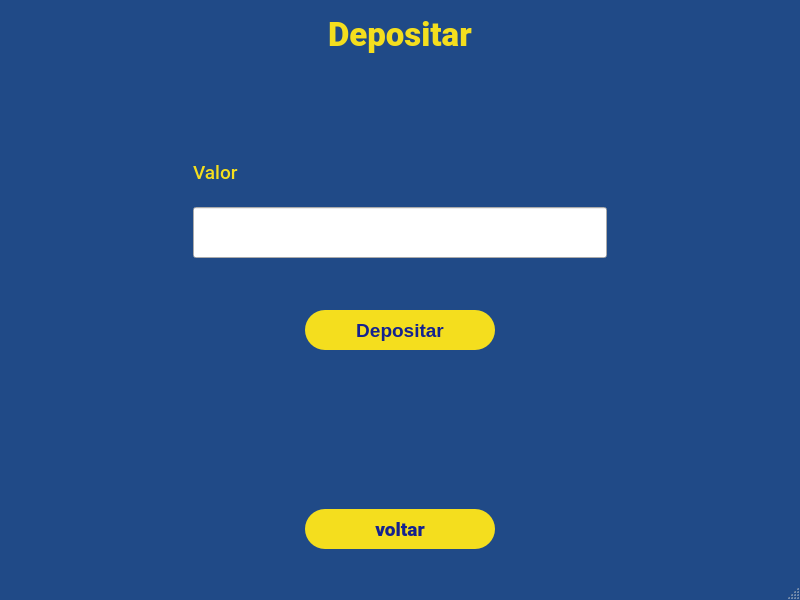
<?xml version="1.0" encoding="UTF-8"?>
<ui version="4.0">
 <class>MainWindow</class>
 <widget class="QMainWindow" name="MainWindow">
  <property name="geometry">
   <rect>
    <x>0</x>
    <y>0</y>
    <width>800</width>
    <height>600</height>
   </rect>
  </property>
  <property name="sizePolicy">
   <sizepolicy hsizetype="Maximum" vsizetype="Maximum">
    <horstretch>0</horstretch>
    <verstretch>0</verstretch>
   </sizepolicy>
  </property>
  <property name="minimumSize">
   <size>
    <width>800</width>
    <height>600</height>
   </size>
  </property>
  <property name="maximumSize">
   <size>
    <width>800</width>
    <height>600</height>
   </size>
  </property>
  <property name="font">
   <font>
    <pointsize>13</pointsize>
   </font>
  </property>
  <property name="windowTitle">
   <string>MainWindow</string>
  </property>
  <property name="styleSheet">
   <string notr="true">#MainWindow{
	background-color: rgb(32, 74, 135);
}</string>
  </property>
  <widget class="QWidget" name="centralwidget">
   <property name="enabled">
    <bool>true</bool>
   </property>
   <property name="styleSheet">
    <string notr="true">#centralwidget{
	background-color: rgb(32, 74, 135);
}</string>
   </property>
   <layout class="QVBoxLayout" name="verticalLayout_2">
    <item>
     <layout class="QVBoxLayout" name="verticalLayout" stretch="0,0,0">
      <property name="spacing">
       <number>0</number>
      </property>
      <property name="leftMargin">
       <number>25</number>
      </property>
      <property name="topMargin">
       <number>6</number>
      </property>
      <property name="rightMargin">
       <number>25</number>
      </property>
      <property name="bottomMargin">
       <number>0</number>
      </property>
      <item alignment="Qt::AlignHCenter">
       <widget class="QLabel" name="label_depositar">
        <property name="sizePolicy">
         <sizepolicy hsizetype="Maximum" vsizetype="Maximum">
          <horstretch>0</horstretch>
          <verstretch>0</verstretch>
         </sizepolicy>
        </property>
        <property name="font">
         <font>
          <family>Roboto Black</family>
          <pointsize>25</pointsize>
         </font>
        </property>
        <property name="styleSheet">
         <string notr="true">#label_depositar {
	color: rgb(244, 222, 30)
}</string>
        </property>
        <property name="text">
         <string>Depositar</string>
        </property>
       </widget>
      </item>
      <item>
       <spacer name="verticalSpacer_3">
        <property name="orientation">
         <enum>Qt::Vertical</enum>
        </property>
        <property name="sizeType">
         <enum>QSizePolicy::Fixed</enum>
        </property>
        <property name="sizeHint" stdset="0">
         <size>
          <width>20</width>
          <height>50</height>
         </size>
        </property>
       </spacer>
      </item>
      <item>
       <layout class="QHBoxLayout" name="horizontalLayout">
        <item>
         <spacer name="horizontalSpacer_2">
          <property name="orientation">
           <enum>Qt::Horizontal</enum>
          </property>
          <property name="sizeType">
           <enum>QSizePolicy::Fixed</enum>
          </property>
          <property name="sizeHint" stdset="0">
           <size>
            <width>150</width>
            <height>20</height>
           </size>
          </property>
         </spacer>
        </item>
        <item>
         <widget class="QFrame" name="vertical_frame">
          <property name="styleSheet">
           <string notr="true"/>
          </property>
          <layout class="QVBoxLayout" name="verticalLayout_3">
           <item>
            <spacer name="verticalSpacer">
             <property name="orientation">
              <enum>Qt::Vertical</enum>
             </property>
             <property name="sizeType">
              <enum>QSizePolicy::Fixed</enum>
             </property>
             <property name="sizeHint" stdset="0">
              <size>
               <width>20</width>
               <height>30</height>
              </size>
             </property>
            </spacer>
           </item>
           <item>
            <widget class="QLabel" name="label_valor">
             <property name="sizePolicy">
              <sizepolicy hsizetype="Maximum" vsizetype="Maximum">
               <horstretch>0</horstretch>
               <verstretch>0</verstretch>
              </sizepolicy>
             </property>
             <property name="font">
              <font>
               <family>Roboto Medium</family>
               <pointsize>14</pointsize>
              </font>
             </property>
             <property name="styleSheet">
              <string notr="true">#label_valor {
	color: rgb(244, 222, 30)
}</string>
             </property>
             <property name="text">
              <string>Valor</string>
             </property>
            </widget>
           </item>
           <item>
            <widget class="QLineEdit" name="lineEdit_valor">
             <property name="sizePolicy">
              <sizepolicy hsizetype="Expanding" vsizetype="Fixed">
               <horstretch>0</horstretch>
               <verstretch>0</verstretch>
              </sizepolicy>
             </property>
             <property name="maximumSize">
              <size>
               <width>16777215</width>
               <height>51</height>
              </size>
             </property>
             <property name="layoutDirection">
              <enum>Qt::LeftToRight</enum>
             </property>
             <property name="cursorPosition">
              <number>0</number>
             </property>
             <property name="alignment">
              <set>Qt::AlignRight|Qt::AlignTrailing|Qt::AlignVCenter</set>
             </property>
            </widget>
           </item>
           <item>
            <spacer name="verticalSpacer_2">
             <property name="orientation">
              <enum>Qt::Vertical</enum>
             </property>
             <property name="sizeType">
              <enum>QSizePolicy::Fixed</enum>
             </property>
             <property name="sizeHint" stdset="0">
              <size>
               <width>20</width>
               <height>29</height>
              </size>
             </property>
            </spacer>
           </item>
           <item>
            <layout class="QHBoxLayout" name="horizontalLayout_2">
             <item>
              <widget class="QPushButton" name="pushButton_sacar">
               <property name="sizePolicy">
                <sizepolicy hsizetype="Maximum" vsizetype="Maximum">
                 <horstretch>0</horstretch>
                 <verstretch>0</verstretch>
                </sizepolicy>
               </property>
               <property name="maximumSize">
                <size>
                 <width>190</width>
                 <height>40</height>
                </size>
               </property>
               <property name="font">
                <font>
                 <pointsize>14</pointsize>
                 <weight>75</weight>
                 <bold>true</bold>
                </font>
               </property>
               <property name="styleSheet">
                <string notr="true">#pushButton_sacar {
	border-radius: 20px;
	background-color: rgb(244, 222, 30);
	color: rgb(20, 34, 143)
}</string>
               </property>
               <property name="text">
                <string>Depositar</string>
               </property>
              </widget>
             </item>
            </layout>
           </item>
           <item>
            <spacer name="verticalSpacer_4">
             <property name="orientation">
              <enum>Qt::Vertical</enum>
             </property>
             <property name="sizeType">
              <enum>QSizePolicy::Fixed</enum>
             </property>
             <property name="sizeHint" stdset="0">
              <size>
               <width>20</width>
               <height>114</height>
              </size>
             </property>
            </spacer>
           </item>
          </layout>
         </widget>
        </item>
        <item>
         <spacer name="horizontalSpacer">
          <property name="orientation">
           <enum>Qt::Horizontal</enum>
          </property>
          <property name="sizeType">
           <enum>QSizePolicy::Fixed</enum>
          </property>
          <property name="sizeHint" stdset="0">
           <size>
            <width>150</width>
            <height>20</height>
           </size>
          </property>
         </spacer>
        </item>
       </layout>
      </item>
     </layout>
    </item>
    <item>
     <widget class="QFrame" name="horizontalFrame_2">
      <property name="sizePolicy">
       <sizepolicy hsizetype="Preferred" vsizetype="Maximum">
        <horstretch>0</horstretch>
        <verstretch>0</verstretch>
       </sizepolicy>
      </property>
      <property name="maximumSize">
       <size>
        <width>16777215</width>
        <height>70</height>
       </size>
      </property>
      <layout class="QHBoxLayout" name="horizontalLayout_3">
       <property name="topMargin">
        <number>0</number>
       </property>
       <item>
        <widget class="QPushButton" name="pushButton_voltar">
         <property name="sizePolicy">
          <sizepolicy hsizetype="Maximum" vsizetype="Maximum">
           <horstretch>0</horstretch>
           <verstretch>0</verstretch>
          </sizepolicy>
         </property>
         <property name="maximumSize">
          <size>
           <width>190</width>
           <height>40</height>
          </size>
         </property>
         <property name="font">
          <font>
           <family>Roboto Black</family>
           <pointsize>14</pointsize>
          </font>
         </property>
         <property name="styleSheet">
          <string notr="true">#pushButton_voltar {
	border-radius: 20px;
	background-color: rgb(244, 222, 30);
	color: rgb(20, 34, 143)
}</string>
         </property>
         <property name="text">
          <string>voltar</string>
         </property>
        </widget>
       </item>
      </layout>
     </widget>
    </item>
   </layout>
  </widget>
  <widget class="QStatusBar" name="statusbar">
   <property name="enabled">
    <bool>true</bool>
   </property>
  </widget>
 </widget>
 <resources/>
 <connections/>
</ui>
